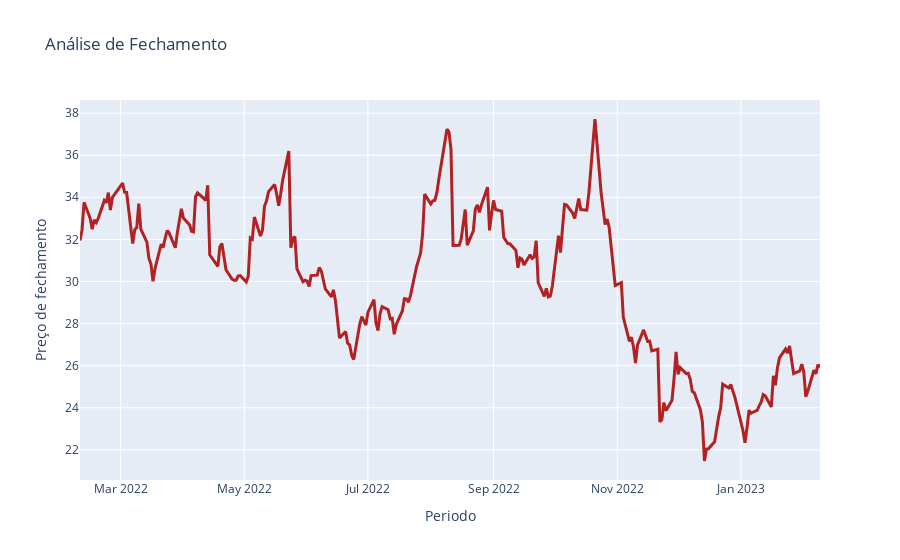

Source (notebook cell):
### Markdown cell above
#### GRAFICOS COM GO - MELHOR CUSTOMIZAÇÃO

### Code cell
Figure_02 = go.Figure(
    data=go.Scatter(
        x=Dados.index,
        y=Dados['Close'],
        line=( dict(color='firebrick', width=3) )
    )
)

Figure_02.update_layout(
    title='Análise de Fechamento',
    xaxis_title='Periodo',
    yaxis_title='Preço de fechamento'
)

Figure_02.show()

### Figure 1 — Plotly figure (JSON) as saved in the notebook; plotly's stock layout.template omitted (floating-point values rounded to 4 significant figures; data arrays with more than 128 entries replaced by an {"elided": "..."} marker saying what was removed)
{"data": [{"line": {"color": "firebrick", "width": 3}, "type": "scatter", "x": {"elided": "252 str values"}, "y": {"elided": "252 float values"}}], "layout": {"title": {"text": "Análise de Fechamento"}, "xaxis": {"title": {"text": "Periodo"}}, "yaxis": {"title": {"text": "Preço de fechamento"}}}}
